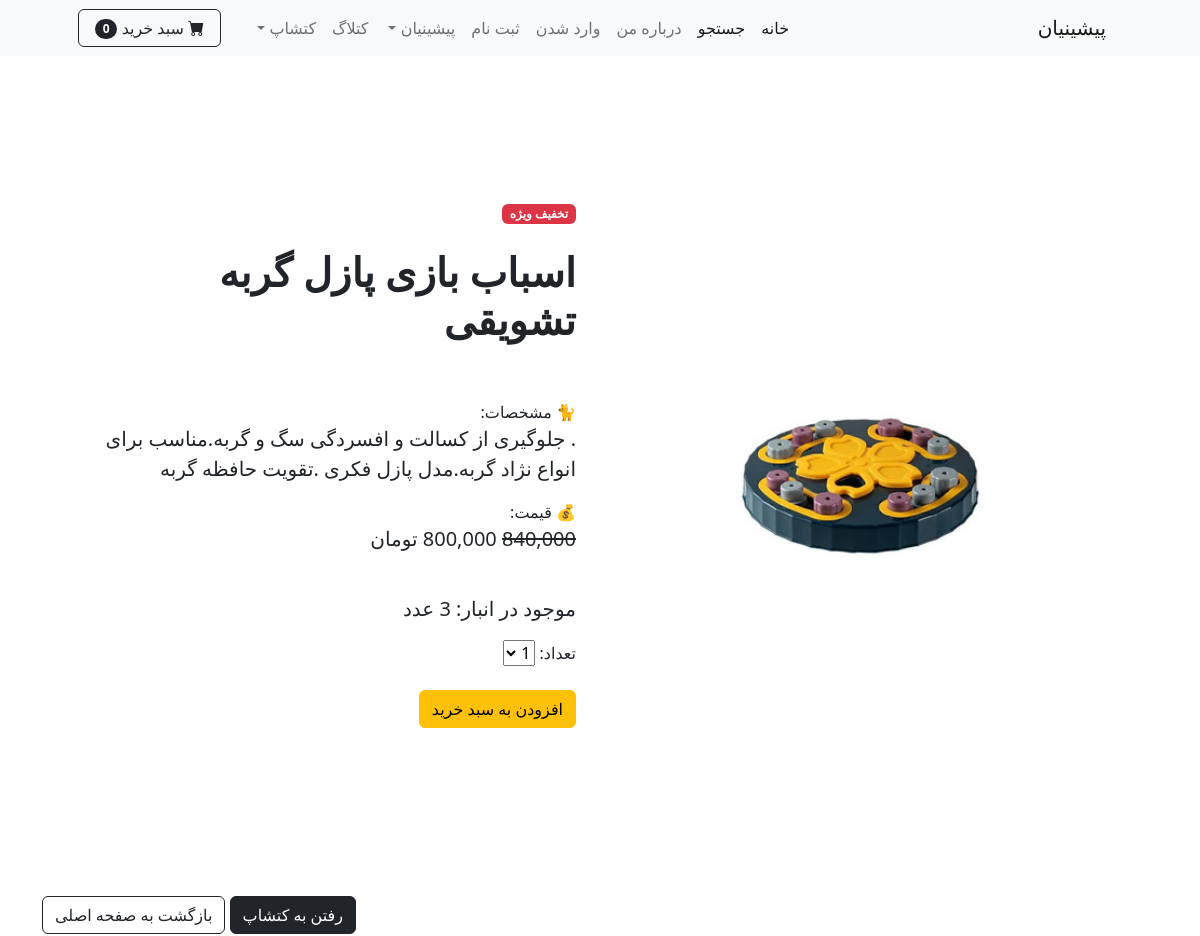
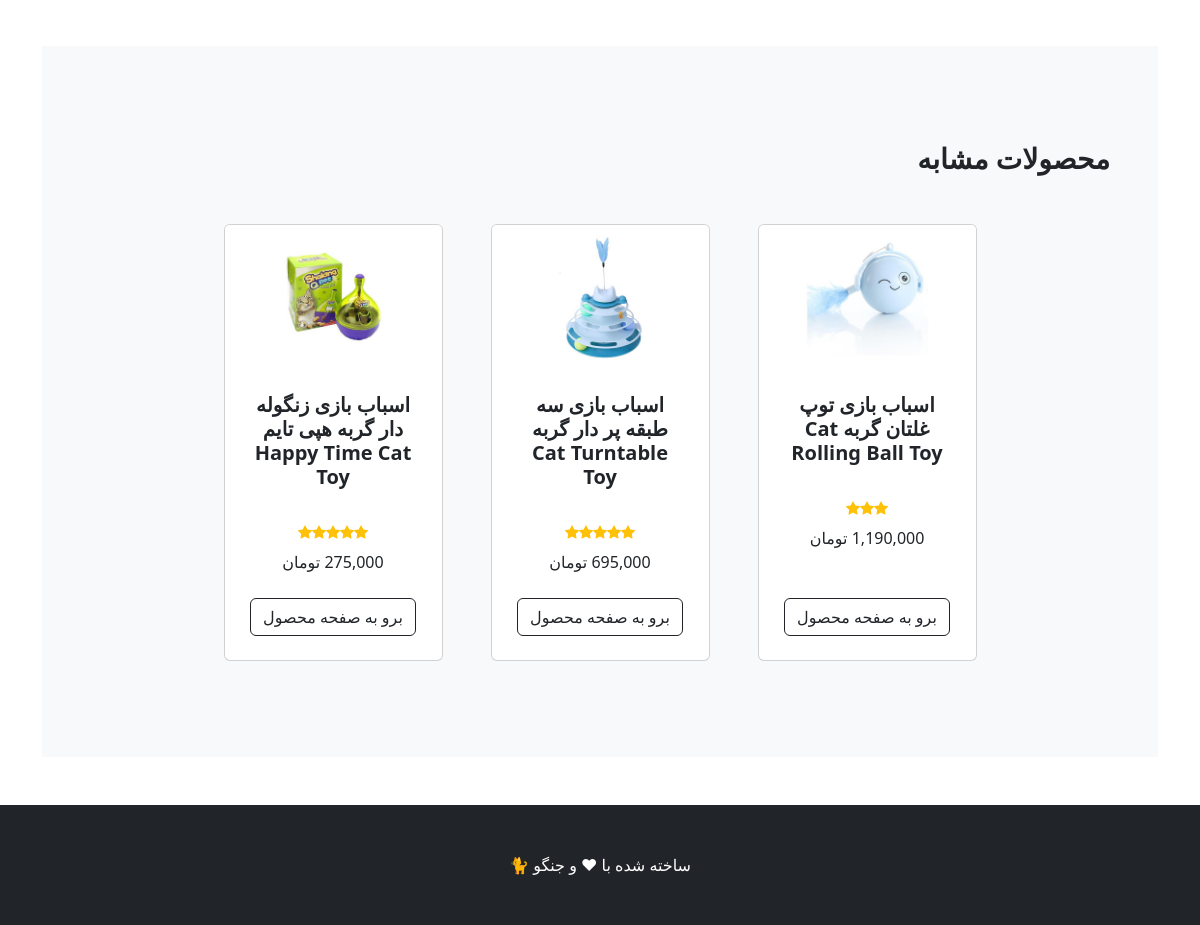
Page /catshop/product/1 on the committed database (2 pictures, top to bottom).
### catshop/models.py (models this page shows, shortened)
class Product(models.Model):
    name = models.CharField(max_length=100)
    description = models.CharField(max_length=500, default='', blank=True, null=True)
    price = models.DecimalField(default=0, decimal_places=0, max_digits=12)
    category = models.ForeignKey(Category, on_delete=models.CASCADE, default=1)
    picture = models.ImageField(upload_to='upload/product/')
    star = models.IntegerField(default=0, validators=[MaxValueValidator(5),MinValueValidator(0)])
    stock = models.PositiveIntegerField(default=0)  # اضافه کردن فیلد موجودی
    is_sale = models.BooleanField(default=False)
    sale_price = models.DecimalField(default=0, decimal_places=0, max_digits=12)

### catshop/views.py (the view)
# urls.py: path('product/<int:pk>', views.product, name='product'),
def product(request,pk):
    product = Product.objects.get(id=pk)
    cart_add_product_form = CartAddProductForm(stock=product.stock)
    related_products_category = product.category
    related_products = Product.objects.filter(category=related_products_category).exclude(id=product.id)
    related_products = random.sample(list(related_products), min(4, len(related_products)))
    return render(request , 'product.html',{'product':product, 'cart_add_product_form':cart_add_product_form,'related_products':related_products, 'stock': product.stock})

### cart/forms.py
class CartAddProductForm(forms.Form):
    product_count = forms.TypedChoiceField(coerce=int, label='تعداد')
    update = forms.BooleanField(required=False, initial=False, widget=forms.HiddenInput)#پیش فرض داشته باشه و  کاربر لازم نداشته باشه واردش کنه
    def __init__(self, stock, *args, **kwargs):
        super().__init__(*args, **kwargs)
        self.fields['product_count'].choices = [(i, str(i)) for i in range(1, stock + 1)]

### cart/cart.py (called while the page is built)
    def __len__(self):
        return sum(item['product_count'] for item in self.cart.values())

### cart/context_processors.py (called while the page is built)
def cart(request):
    return {'cart':Cart(request)}

### catlog/context_processors.py (called while the page is built)
def recent_posts(request):
    recent_posts = Post.objects.order_by('-date')[:4]
    return {'recent_posts':recent_posts}

### catshop/templates/product.html (shortened to what this page needs)
{% extends 'base.html' %}
{% load humanize %}
{% block content %}
<br><br>
<div class="container">
        <section class="py-5">
            <div class="container px-4 px-lg-5 my-5">
                <div class="row gx-4 gx-lg-5 align-items-center">
                    <div class="col-md-6">
                        <img class="card-img-top mb-5 mb-md-0" src="{{ product.picture.url }}" alt="..." style="width: 100%; max-width: 600px; margin-top: -20px;" />
                    </div>
                    <div class="col-md-6">
                        {% if product.is_sale %}
                        <div class="badge bg-danger text-decoration-none link-light"> تخفیف ویژه </div>
                        {% endif %}
                        <br><br>
                        <h3 class="display-6 fw-bolder">{{ product.name }}</h3>
                        <br> <br>
                        <div class="fs-6 mb-5">
                            <span> 🐈 مشخصات: </span>
                            <p class="lead">{{ product.description }}</p>
                            {% if product.is_sale %}
                            <span> 💰 قیمت: </span>
                            <p class="lead"><strike>{{ product.price | intcomma }}</strike> {{ product.sale_price | intcomma }} تومان</p>
                            {% else %}
                            <span> 💰 قیمت: </span>
                            <p class="lead">{{ product.price | intcomma }} تومان</p>
                            {% endif %}
                            <br>
                             {% if stock > 0 %}
                            <p class="lead">موجود در انبار: {{ stock }} عدد</p>
                            <form method="POST" action="{% url 'cart:cart_add' product.id %}">
                                {{ cart_add_product_form }}
                                <br>
                                <input type="submit" value="افزودن به سبد خرید" class="btn btn-warning mt-auto">
                            </form>
                             {% else %}
                              <p class="text-danger fw-bold">اتمام موجودی:(</p>
                             {% endif %}
                        </div>
                    </div>
                </div>
            </div>
            <br><br><br>
            <div class="text-start">
                <a class="btn btn-dark mt-auto" href="{% url 'catshop_home' %}"> رفتن به کتشاپ </a>
                <a class="btn btn-outline-dark mt-auto" href="{% url 'home' %}">بازگشت به صفحه اصلی</a>
            </div>
        </section>
        <section class="py-5 bg-light">
            <div class="container px-4 px-lg-5 mt-5">
                <h3 class="fw-bolder mb-4"> محصولات مشابه </h3><br>
                <div class="row gx-4 gx-lg-5 row-cols-2 row-cols-md-3 row-cols-xl-4 justify-content-center">
                    {% if related_products %}
                    {% for item in related_products %}
                    {% if item.is_sale %}
                    <div class="col mb-5">
                        <div class="card h-100">
                            <div class="badge bg-danger text-white position-absolute" style="top: 0.5rem; right: 0.5rem">تخفیف ویژه</div>
                            <img class="card-img-top" src="{{ item.picture.url }}" alt="..." />
                            <div class="card-body p-4">
                                <div class="text-center">
                                    <h5 class="fw-bolder">{{ item.name }}</h5><br>
                                    <div class="d-flex justify-content-center small text-warning mb-2">
                                        {% with ''|center:item.star as range %}
                                        {% for _ in range %}
                                        <div class="bi-star-fill"></div>
                                        {% endfor %}
                                        {% endwith %}
                                    </div>
                                    <strike>{{ item.price | intcomma }} تومان<br></strike>
                                    {{ item.sale_price | intcomma }} تومان
                                </div>
                            </div>
                            <div class="card-footer p-4 pt-0 border-top-0 bg-transparent">
                                <div class="text-center"><a class="btn btn-outline-dark mt-auto" href="{% url 'product' item.id %}">برو به صفحه محصول</a></div>
                            </div>
                        </div>
                    </div>
                    {% else %}
                    <div class="col mb-5">
                        <div class="card h-100">
                            <img class="card-img-top" src="{{ item.picture.url }}" alt="..." />
                            <div class="card-body p-4">
                                <div class="text-center">
                                    <h5 class="fw-bolder">{{ item.name }}</h5><br>
                                    <div class="d-flex justify-content-center small text-warning mb-2">
                                        {% with ''|center:item.star as range %}
                                        {% for _ in range %}
                                        <div class="bi-star-fill"></div>
                                        {% endfor %}
                                        {% endwith %}
                                    </div>
                                    {{ item.price | intcomma }} تومان
                                </div>
                            </div>
                            <div class="card-footer p-4 pt-0 border-top-0 bg-transparent">
                                <div class="text-center"><a class="btn btn-outline-dark mt-auto" href="{% url 'product' item.id %}">برو به صفحه محصول</a></div>
                            </div>
                        </div>
                    </div>
                    {% endif %}
                    {% endfor %}
                    {% endif %}
                </div>
            </div>
        </section>
</div>
<br><br>
{% endblock %}

### rows in the picture
Product: picture (picture), name "اسباب بازی پازل گربه تشویقی", description ". جلوگیری از کسالت و افسردگی سگ و گربه.مناسب برای انواع نژاد گربه.مدل پازل فکری .تقویت حافظه گربه", price "840,000"
Product: picture (picture), name "اسباب بازی توپ غلتان گربه Cat Rolling Ball Toy", is_sale False (drawn)
Product: picture (picture), name "اسباب بازی سه طبقه پر دار گربه Cat Turntable Toy", is_sale False (drawn)
Product: picture (picture), name "اسباب بازی زنگوله دار گربه هپی تایم Happy Time Cat Toy", is_sale False (drawn)

### other values in the picture
{{ cart|length }} "0"
